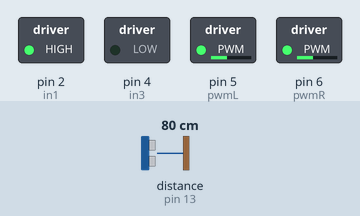
Simulated run of this sketch. Board: Arduino Uno, built with avr-gcc and run on an emulated ATmega328P. Parts: switched loads named in the sketch (green lamp = pin HIGH). Wiring (inferred from the names in the program): ultrasonic range finder: trigger pin 12; echo pin 13. Dashed ring = blinking. The test bench sets the inputs (shaded band); at power-on: distance to the obstacle (sensor on pin 13) 80 cm. The echo pulse lasts 58.3 µs per cm; pins used as bus, display or sensor lines are not drawn.

Above: at 1.2 s.
1.3 s: distance to the obstacle (sensor on pin 13) set to 29 cm
2.8 s: distance to the obstacle (sensor on pin 13) set to 24 cm
At 3.3 s:
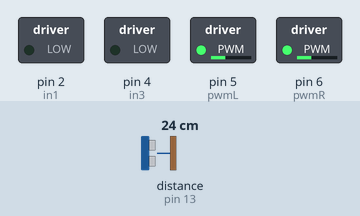
5.8 s: distance to the obstacle (sensor on pin 13) set to 18 cm
8.8 s: distance to the obstacle (sensor on pin 13) set to 14 cm
At 9.6 s:
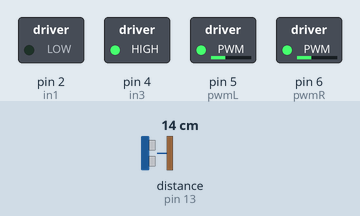
11.8 s: distance to the obstacle (sensor on pin 13) set to 35 cm
At 12.2 s:
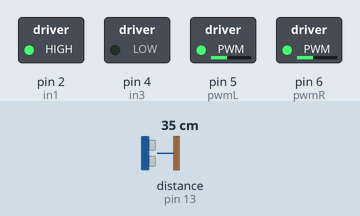
13.4 s: distance to the obstacle (sensor on pin 13) set to 2 cm
At 13.8 s:
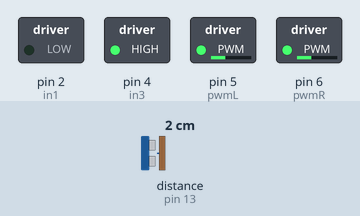
Timing chart, 0 to 17.4 s (numbered marks = the images above; inputs shaded):
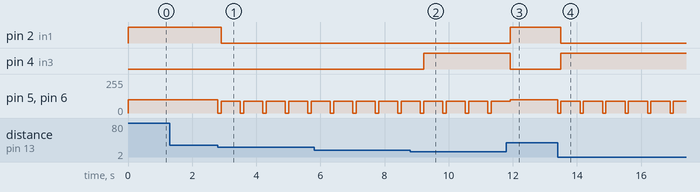

The sketch:

obstacle_avoidance.ino
```cpp
// Pin definitions
const int trigPin = 12;    // ultrasonic trigger pin
const int echoPin = 13;    // ultrasonic echo pin
const int in1  = 2;        // left motor direction
const int pwmL = 5;        // left motor PWM speed
const int in3  = 4;        // right motor direction
const int pwmR = 6;        // right motor PWM speed

// Speed and distance thresholds
const float THRESHOLD  = 25.0; // centimetres to start avoidance
const int   SLOW_DIST  = 15;   // centimetres to trigger backup
const int   FWD_SPEED  = 100;  // forward speed (0-255)
const int   TURN_SPEED = 90;   // turning speed
const int   BACK_SPEED = 90;   // reverse speed

// Measure distance using HC-SR04
float checkDistance() {
  digitalWrite(trigPin, LOW);
  delayMicroseconds(3);
  digitalWrite(trigPin, HIGH);
  delayMicroseconds(15);
  digitalWrite(trigPin, LOW);
  long duration = pulseIn(echoPin, HIGH);
  return duration / 58.0;
}

void setup() {
  pinMode(trigPin, OUTPUT);
  pinMode(echoPin, INPUT);
  pinMode(in1, OUTPUT);
  pinMode(pwmL, OUTPUT);
  pinMode(in3, OUTPUT);
  pinMode(pwmR, OUTPUT);
}

void loop() {
  float dist = checkDistance();
  if (dist > 0 && dist <= THRESHOLD) {
    Stop();
    delay(100);
    if (dist <= SLOW_DIST) {
      Move_Backward(BACK_SPEED);
      delay(600);
    } else {
      Rotate_Left(TURN_SPEED);
      delay(600);
    }
  } else {
    Move_Forward(FWD_SPEED);
  }
}

// Stop both motors
void Stop() {
  analogWrite(pwmL, 0);
  analogWrite(pwmR, 0);
}

// Move backward
void Move_Backward(int sp) {
  digitalWrite(in1, LOW);
  digitalWrite(in3, HIGH);
  analogWrite(pwmL, sp);
  analogWrite(pwmR, sp);
}

// Pivot left in place
void Rotate_Left(int sp) {
  digitalWrite(in1, LOW);
  digitalWrite(in3, LOW);
  analogWrite(pwmL, sp);
  analogWrite(pwmR, sp);
}

// Move forward
void Move_Forward(int sp) {
  digitalWrite(in1, HIGH);
  digitalWrite(in3, LOW);
  analogWrite(pwmL, sp);
  analogWrite(pwmR, sp);
}
```

Measured:
- the behaviour switches between 26 and 25 cm on distance to the obstacle (sensor on pin 13) (found by bisection; images 0 and 1)
- the behaviour switches between 16 and 15 cm on distance to the obstacle (sensor on pin 13) (found by bisection; images 1 and 2)
- after the input at 1.3 s, every drawn part: stays the same
- after the input at 2.8 s, pin 2 (in1): HIGH → LOW after 0.10 s; pin 5 (pwmL), pin 6 (pwmR): alternates 90/255 for 0.60 s and 0/255 for 0.10 s, starting at once
- after the input at 8.8 s, pin 4 (in3): LOW → HIGH after 0.42 s
- after the input at 11.8 s, pin 2 (in1): LOW → HIGH after 0.13 s; pin 4 (in3): HIGH → LOW after 0.13 s
- after the input at 13.4 s, pin 2 (in1): HIGH → LOW after 0.10 s; pin 4 (in3): LOW → HIGH after 0.10 s; pin 5 (pwmL), pin 6 (pwmR): alternates 90/255 for 0.60 s and 0/255 for 0.10 s, starting at once
